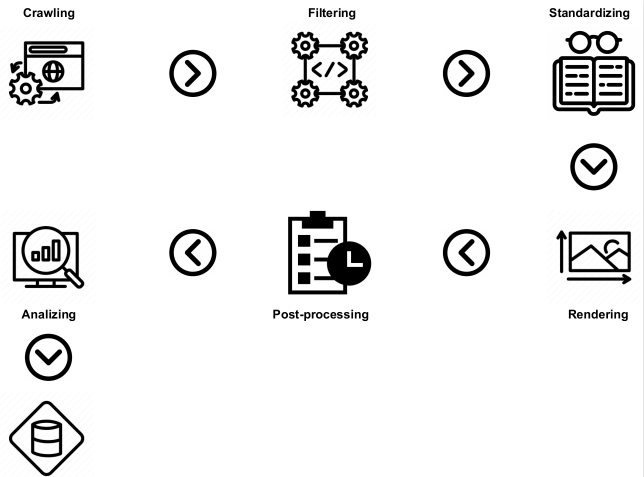
#> input picture assets/databuilding.png, 1287 x 954 px (shown at 1/2 size); its folder holds 2 pictures in this run
$ python merge_img.py ../../../assets ../../../assets/general.drawio.png out
#> lines starting #> are read from the running program, lines starting #| are printed output that depends on the picture; pictures that were not available may be replaced by others from this repository, and a replacement may not be noted
#> further down, img is the input picture: PIL image 1287x954 RGB; mean R, G, B 237.9, 237.9, 237.9
from inspect import stack
from typing import Iterable, List
import numpy as np
import cv2
import os
import sys
from PIL import Image
from tqdm import tqdm
from pathlib import Path


def vstack_autopad(images: Iterable[np.array], pad_value: int = 0) -> np.ndarray:
#> called with pad_value = 0
    max_width = 0
    for img in images:
        max_width = max(max_width, img.shape[1])
#> this loop made 2 passes
#> max_width on passes 1 to 2: 1287, 1287

    padded_images = []
    for img in images:
        width = img.shape[1]
        pad_top = 0
        pad_bottom = 0
        pad_left = 0
        pad_right = max_width - width
        img = cv2.copyMakeBorder(
            img,
            pad_top,
            pad_bottom,
            pad_left,
            pad_right,
            cv2.BORDER_CONSTANT,
            value=pad_value,
        )
        padded_images.append(img)
#> this loop made 2 passes
#> (width, pad_top, pad_bottom, pad_left, pad_right) on passes 1 to 2: (1287, 0, 0, 0, 0), (1287, 0, 0, 0, 0)
#> after the loop, padded_images = 2 items

    return np.vstack(padded_images)
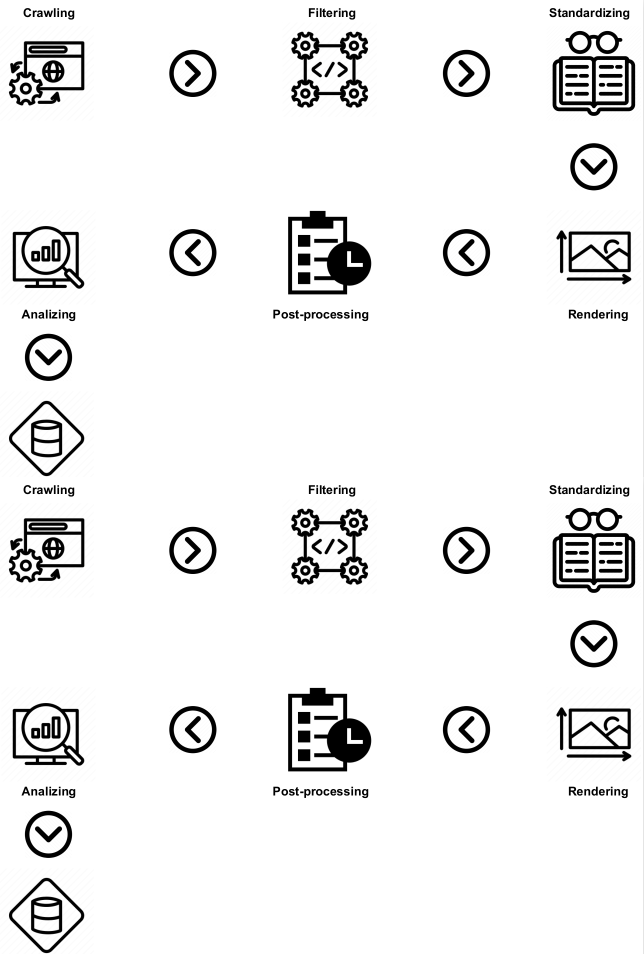
#> returned value: shape (1908, 1287, 3) (shown at 1/2 size); mean of channels 0, 1, 2 237.9, 237.9, 237.9; drawn as R, G, B


if __name__ == "__main__":
    image_pred = sys.argv[1]
    image_gold = sys.argv[2]
    output_dir = sys.argv[3]
    output_dir = Path(image_gold).parent / output_dir
    if not os.path.exists(str(output_dir)):
        os.makedirs(str(output_dir), exist_ok=True)

    for img_name in tqdm(os.listdir(image_gold)):
        if os.path.exists(os.path.join(image_pred, img_name)):
            try:
                img = Image.open(os.path.join(image_pred, img_name)).convert("RGB")
                gold = Image.open(os.path.join(image_gold, img_name)).convert("RGB")
                img = np.asarray(img, dtype=np.uint8)
                gold = np.asarray(gold, dtype=np.uint8)
                stack_img = vstack_autopad((gold, img))
                stack_img = Image.fromarray(stack_img).save(
                    os.path.join(str(output_dir), img_name)
                )
            except Exception as e:
                print(e)
                continue

$ run again, on assets/detail_arch-Trang-15.jpg
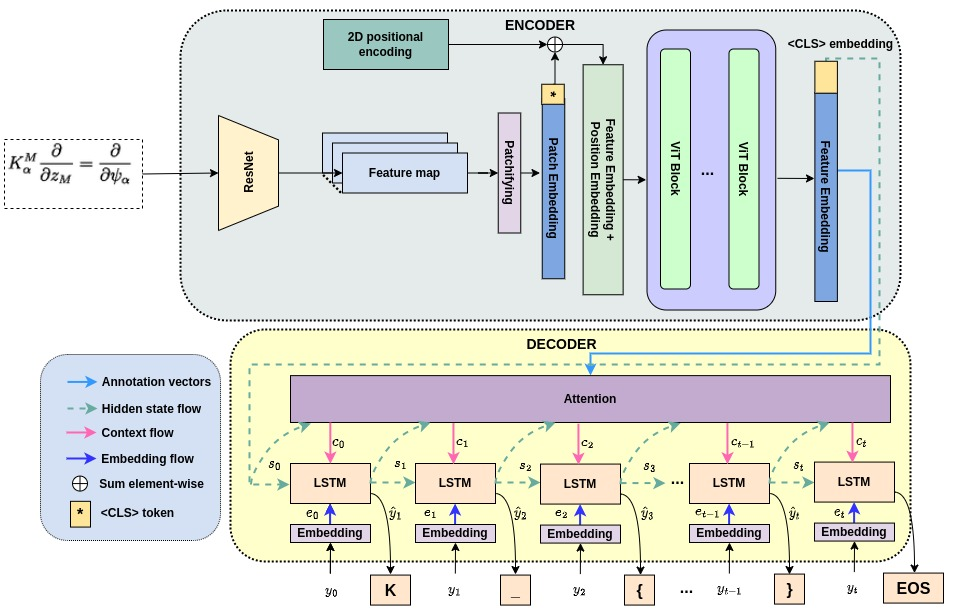
#> input picture assets/detail_arch-Trang-15.jpg, 955 x 616 px
#> img is the input picture: PIL image 955x616 RGB; mean R, G, B 224.6, 227.2, 221.8
#> the loop in vstack_autopad, `for img in images:` made 2 passes
#> max_width on passes 1 to 2: 955, 955
#> the loop in vstack_autopad, `for img in images:` made 2 passes
#> (width, pad_top, pad_bottom, pad_left, pad_right) on passes 1 to 2: (955, 0, 0, 0, 0), (955, 0, 0, 0, 0)
#> after the loop in vstack_autopad, `for img in images:`: padded_images = 2 items
#> in vstack_autopad, `return np.vstack(padded_images)`:
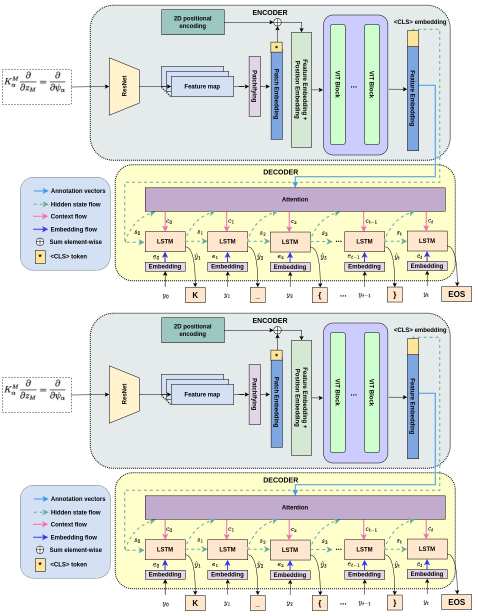
#> returned value: shape (1232, 955, 3) (shown at 1/2 size); mean of channels 0, 1, 2 224.6, 227.2, 221.8; drawn as R, G, B
